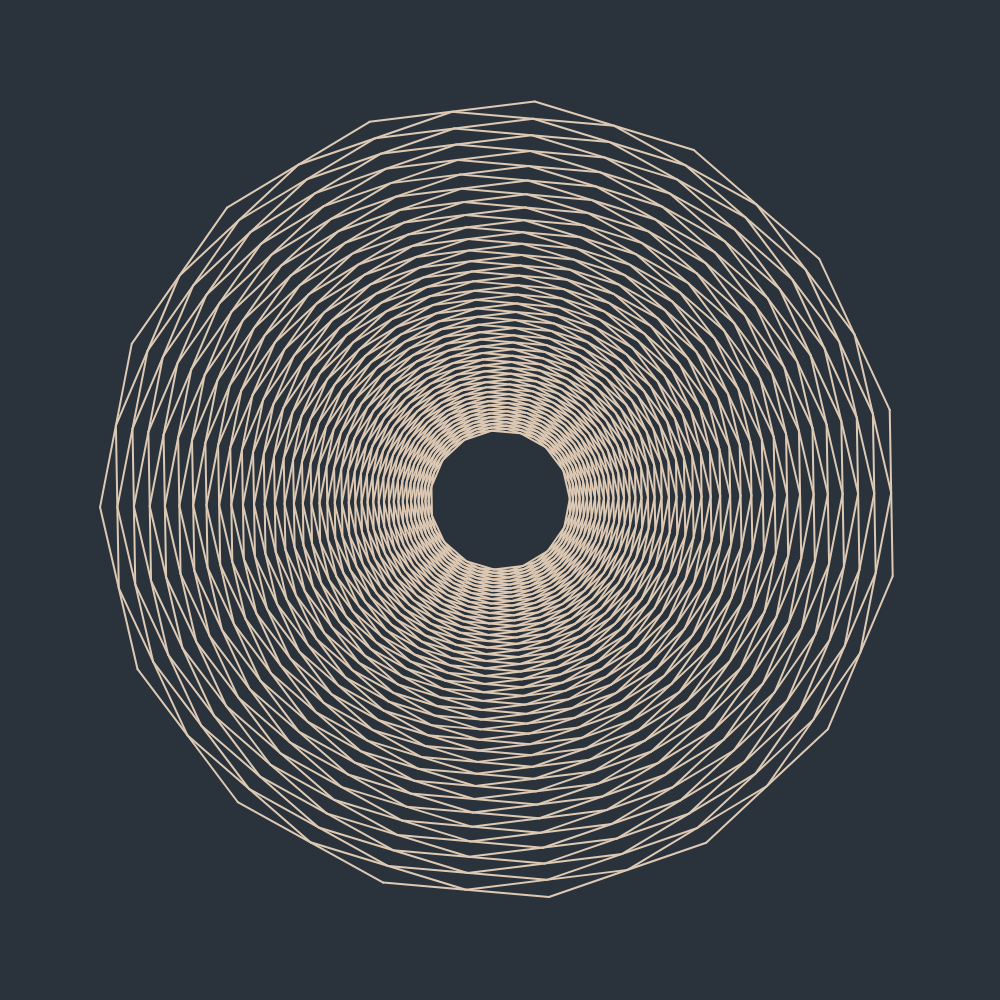
Frame 1 (no input)
Frame 60 (no input): identical to frame 1, image omitted
Frame 120 (the mouse pressed at the canvas centre since frame 60): identical to frame 1, image omitted

The p5.js sketch that drew this single still picture (run headless with seeded random() and noise() and a simulated clock; from frame 60 on, the mouse is pressed at the canvas centre):

// p5.js sketch
// ── sketch.js
// I give the width and the height manually 
let height = 1000;
let width = 1000;

// ---------- Colors ----------

let back_color = [42, 51, 59]; // Charcoal Blue
let line_col = [221, 201, 180];  // Almond

// ---------- Controls ------------

let diam = 800;
let circle_lin_width = 2;
let polygon_lin_width = 2;
let circle_switch = false;
let num_levels = 80;
let num_edges = 15;


function setup() {
  createCanvas(height, width);
  background(back_color);

  // Create the circle if needed 
  if (circle_switch) {
    noFill();
    stroke(line_col);
    strokeWeight(circle_lin_width);
    ellipse(height / 2, width / 2, diam, diam);
  }

  // Pick a random theta for start 
  let theta0 = Math.random() * 360;
  let theta = theta0;
  let points = [];

  let cur_level = 0;

  // Create the points for the first polygon 
  for (let i = 0; i < num_edges; i++) {
    let x = width / 2 + cos(radians(theta)) * diam / 2;
    let y = height / 2 - sin(radians(theta)) * diam / 2;
    append(points, [x, y]);
    theta = theta + 360 / (num_edges);
  }

  pol = new Polygon(points, cur_level);
  pol.draw();

  // Creates the additional polygons if necessary 
  cur_level = 1;

  while (cur_level < num_levels) {

    mid_points = [];
    for (let j = 0; j < num_edges; j++) {
      let x = points[j % num_edges][0] / 2 + points[(j + 1) % num_edges][0] / 2;
      let y = points[j % num_edges][1] / 2 + points[(j + 1) % num_edges][1] / 2;
      append(mid_points, [x, y]);
    }
    pol = new Polygon(mid_points, cur_level);
    pol.draw();
    cur_level += 1;
    points = mid_points;
  }
}

class Polygon {

  constructor(points, level) {
    this.points = points;
    this.level = level;
  }

  draw() {
    for (let i = 0; i < this.points.length; i++) {
      strokeWeight(polygon_lin_width);
      let opac = noise(num_levels * 255)
      stroke(line_col, opac);
      line(this.points[i][0], this.points[i][1], this.points[(i + 1) % num_edges][0], this.points[(i + 1) % num_edges][1]);
    }
  }
}


function draw() {
}
